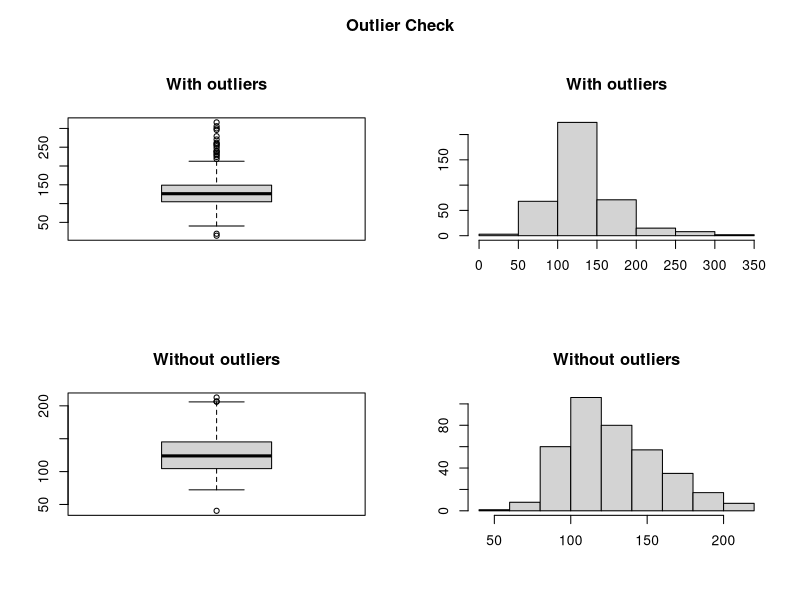
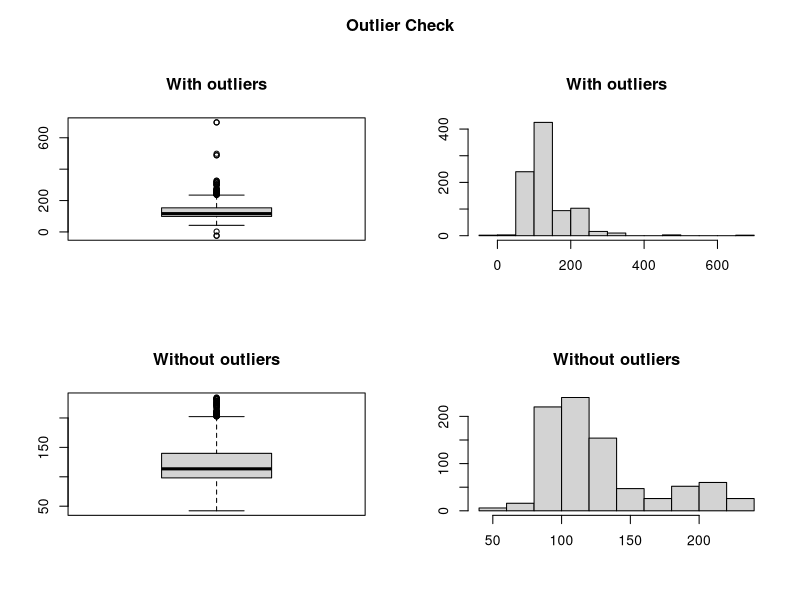
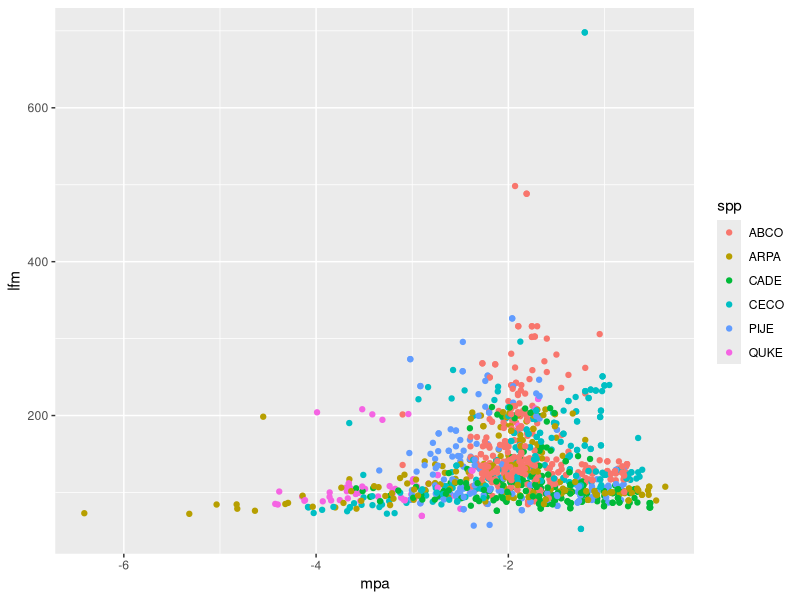

Write the R code that produced these figures, in order. (Note: this script raises an error after producing the figures.)
## ---- chunk 1
knitr::opts_chunk$set(echo = TRUE)
## ---- chunk 2
library(tidyverse)
library(here)
here = here::here
## ---- chunk 3
df_2020 <- readr::read_csv(here("raw-data", "field.summer.2020.csv"))
df_2021 <- readr::read_csv(here("raw-data", "summer2021.mpa.lfm.csv"))
## ---- chunk 4
df_2020[df_2020 == "ABCO "] <- "ABCO"

#source("http://goo.gl/UUyEzD") #outlier KD (original function)

    #The following function is derived from outlierKD (from above)
outlierKD2 <- function(dt, var) {
  var_name <- eval(substitute(var),eval(dt))
  tot <- sum(!is.na(var_name))
  na1 <- sum(is.na(var_name))
  m1 <- mean(var_name, na.rm = T)
  par(mfrow=c(2, 2), oma=c(0,0,3,0))
  boxplot(var_name, main="With outliers")
  hist(var_name, main="With outliers", xlab=NA, ylab=NA)
  outlier <- boxplot.stats(var_name)$out
  mo <- mean(outlier)
  var_name <- ifelse(var_name %in% outlier, NA, var_name)
  boxplot(var_name, main="Without outliers")
  hist(var_name, main="Without outliers", xlab=NA, ylab=NA)
  title("Outlier Check", outer=TRUE)
  na2 <- sum(is.na(var_name))
  message("Outliers identified: ", na2 - na1, " from ", tot, " observations")
  message("Proportion (%) of outliers: ", (na2 - na1) / tot*100)
  message("Mean of the outliers: ", mo)
  m2 <- mean(var_name, na.rm = T)
  message("Mean without removing outliers: ", m1)
  message("Mean if we remove outliers: ", m2)
    dt[as.character(substitute(var))] <- invisible(var_name)
    assign(as.character(as.list(match.call())$dt), dt, envir = .GlobalEnv)
    message("Outliers successfully removed", "\n")
    return(invisible(dt))
}

df_2020 <- df_2020 %>% 
  mutate(lfm.outliers.out = lfm)

outlierKD2(df_2020, lfm.outliers.out) #check for outliers and remove (happens in outliers.out column, lfm column still contains outliers)
## ---- chunk 5
##make column to take out outliers from lfm, while keeping column with original lfms too
df_2021 <- df_2021 %>%
  mutate(lfm.outliers.out = lfm)

outlierKD2(df_2021, lfm.outliers.out) #check for outliers and remove (happens in outliers.out column, lfm column still contains outliers)
## ---- chunk 6
df_2020_subset <- df_2020 %>% 
  select(spp, midday, lfm.outliers.out, date)

df_2021_subset <- df_2021 %>% 
  select(spp, midday, lfm.outliers.out, date)
## ---- chunk 7
df_lfm_mpa <- rbind(df_2020_subset, df_2021_subset) %>% 
  drop_na() %>% 
  mutate(lfm = lfm.outliers.out, 
         ate = lubridate::mdy(date), 
         mpa = midday) %>% 
  filter(lfm > 45, 
         #lfm < 250, 
         mpa < -.10) %>% 
  select(spp, lfm, mpa)

df_lfm_mpa %>% 
  ggplot(aes(y = lfm, x = mpa, color = spp)) +
  geom_point()

write_csv(df_lfm_mpa, here("processed-data", "seki_lfm_mpa_09062022.csv"))
  
## ---- chunk 8
mpa.predawn.2020.plot <- ggplot(data = df_2020, aes(x = doy, y = predawn)) +
  geom_point(size = 0.5) +
  geom_smooth(se = F, color = "black", size = 0.3, method = 'lm') +
  facet_wrap(~spp) + 
  labs(title = "2020 Predawn", x = "Day of Year", y = "Predawn (MPa)") +
  theme_bw()
mpa.predawn.2020.plot

mpa.midday.2020.plot <- ggplot(data = df_2020, aes(x = doy, y = midday)) +
  geom_point(size = 0.5) +
  geom_smooth(se = F, color = "black", size = 0.3, method = 'lm') +
  facet_wrap(~spp) + 
  labs(title = "2020 Midday", x = "Day of Year", y = "Midday (MPa)") +
  theme_bw()
mpa.midday.2020.plot
## ---- chunk 9
mpa.predawn.2021.plot <- ggplot(data = df_2021, aes(x = doy, y = predawn)) +
  geom_point(size = 0.5) +
  geom_smooth(method = 'lm', se = F, color = "black", size = 0.3) +
  facet_wrap(~spp) + 
  labs(title = "2021 Predawn", x = "Day of Year", y = "Predawn (MPa)") +
  theme_bw()
mpa.predawn.2021.plot

mpa.midday.2021.plot <- ggplot(data = df_2021, aes(x = doy, y = midday)) +
  geom_point(size = 0.5) +
  geom_smooth(method = 'lm', se = F, color = "black", size = 0.3) +
  facet_wrap(~spp) + 
  labs(title = "2021 Midday", x = "Day of Year", y = "Midday (MPa)") +
  theme_bw()
mpa.midday.2021.plot
## ---- chunk 10
lfm.2020.plot <- ggplot(data = df_2020, aes(x = doy, y = lfm)) +
  geom_point(size = 0.5) +
  geom_smooth(method = 'lm', se = F, color = "black", size = 0.3) +
  facet_wrap(~spp) + 
  labs(title = "2020 LFM", x = "Day of Year", y = "Live Fuel Moisture") +
  theme_bw()
lfm.2020.plot
## ---- chunk 11
lfm.2021.plot <- ggplot(data = df_2021, aes(x = doy, y = lfm)) +
  geom_point(size = 0.5) +
  geom_smooth(method = 'lm', se = F, color = "black", size = 0.3) +
  facet_wrap(~spp) + 
  labs(title = "2021 LFM", x = "Day of Year", y = "Live Fuel Moisture") +
  theme_bw()
lfm.2021.plot
## ---- chunk 12
df_2021.new <- df_2021 %>%
  filter(age == "new")

lfm.2021.new.plot <- ggplot(data = df_2021.new, aes(x = doy, y = lfm.outliers.out)) +
  geom_point(size = 0.5) +
  geom_smooth(method = 'lm', se = F, color = "black", size = 0.3) +
  facet_wrap(~spp) + 
  labs(title = "2021 LFM (New Growth)", x = "Day of Year", y = "Live Fuel Moisture") +
  theme_bw()
lfm.2021.new.plot

df_2021.old <- df_2021 %>% 
  filter(age == "old")
lfm.2021.old.plot <- ggplot(data = df_2021.old, aes(x = doy, y = lfm.outliers.out)) +
  geom_point(size = 0.5) +
  geom_smooth(method = 'lm', se = F, color = "black", size = 0.3) +
  facet_wrap(~spp) + 
  labs(title = "2021 LFM (Old Growth)", x = "Day of Year", y = "Live Fuel Moisture") +
  theme_bw()
lfm.2021.old.plot
## ---- chunk 13
df_2020 <- df_2020 %>% 
  mutate(mpa = (predawn + midday)/2)

df_2021 <- df_2021 %>% 
  mutate(predawn = as.numeric(predawn)) %>% 
  mutate(midday = as.numeric(midday)) %>% 
  mutate(mpa = (predawn + midday)/2)

lfm.vs.mpa.2020 <- ggplot(data = df_2020, aes(x = mpa, y = lfm)) +
  geom_point(size = 0.5) +
  geom_smooth(method = 'lm', se = F, color = 'black', size = 0.3) +
  facet_wrap(~spp) +
  labs(title = "2020 LFM vs. Water Potential", 
       x = "Avg Water Potential (MPa)", y = "Live Fuel Moisture") +
  theme_bw()
lfm.vs.mpa.2020

lfm.vs.mpa.2021 <- ggplot(data = df_2021, aes(x = mpa, y = lfm.outliers.out)) +
  geom_point(size = 0.5) +
  geom_smooth(method = 'lm', se = F, color = 'black', size = 0.3) +
  facet_wrap(~spp) +
  labs(title = "2021 LFM vs. Water Potential", 
       x = "Avg Water Potential (MPa)", y = "Live Fuel Moisture") +
  theme_bw()
lfm.vs.mpa.2021
## ---- chunk 14
lfm.vs.mid.2020 <- ggplot(data = df_2020, aes(x = midday, y = lfm)) +
  geom_point(size = 0.5) +
  geom_smooth(method = 'lm', se = F, color = 'black', size = 0.3) +
  facet_wrap(~spp) +
  labs(title = "2020 LFM vs. Midday Water Potential", 
       x = "Midday Water Potential (MPa)", y = "Live Fuel Moisture") +
  theme_bw()
lfm.vs.mid.2020

lfm.vs.mid.2021 <- ggplot(data = df_2021, aes(x = midday, y = lfm.outliers.out)) +
  geom_point(size = 0.5) +
  geom_smooth(method = 'lm', se = F, color = 'black', size = 0.3) +
  facet_wrap(~spp) +
  labs(title = "2021 LFM vs. Midday Water Potential", 
       x = "Midday Water Potential (MPa)", y = "Live Fuel Moisture") +
  theme_bw()
lfm.vs.mid.2021
## ---- chunk 15
site.labs <- c("Site 1", "Site 2")
names(site.labs) <- c(1,2)

mpa.predawn.2021.boxplot <- ggplot(data = df_2021, aes(x = as.character(doy), y = predawn)) +
  geom_boxplot() +
  facet_wrap(~site, labeller = labeller(site = site.labs)) +
  labs(title = "2021 Predawn Water Potential", 
       x = "Day of Year", y = "Predawn Water Potential") +
  theme_bw()     

mpa.predawn.2021.boxplot
## ---- chunk 16
mpa.midday.2021.boxplot <- ggplot(data = df_2021, aes(x = as.character(doy), y = midday)) +
  geom_boxplot() +
  facet_wrap(~site, labeller = labeller(site = site.labs)) +
  labs(title = "2021 Midday Water Potential", 
       x = "Day of Year", y = "Midday Water Potential") +
  theme_bw()     

mpa.midday.2021.boxplot
## ---- chunk 17
lfm.2021.boxplot <- ggplot(data = df_2021, aes(x = as.character(doy), y = lfm.outliers.out)) +
  geom_boxplot() +
  facet_wrap(~site, labeller = labeller(site = site.labs)) +
  labs(title = "2021 Live Fuel Moisture", 
       x = "Day of Year", y = "LFM") +
  theme_bw() 

lfm.2021.boxplot
## ---- chunk 18
df_oct2021 <- read.csv(here('raw-data/CZO_October_StemsLeaves.csv'))

outlierKD2(df_oct2021, lfm)
outlierKD2(df_oct2021, lfm_both)

df_oct2021_no_both <- df_oct2021 %>% 
  filter(spp != "QUKE") %>% 
  filter(spp != "CADE") %>% 
  filter(spp != "PIJE") %>% 
  filter(stem.leaves != 'both')

ggplot(data = df_oct2021_no_both, aes(x = lfm, y = lfm_both, color = stem.leaves)) +
  geom_point() +
  geom_abline() +
  labs(x = "LFM (separated)", y = "LFM (compiled)", color = "Stem or Leaves") +
  scale_color_discrete(name = "Stem or Leaves", labels = c("Leaves", "Stems")) +
  theme_bw()

ggplot(data = df_oct2021_no_both, aes(x = lfm, y = lfm_both, color = stem.leaves)) +
  geom_point() +
  geom_abline() +
  labs(x = "LFM (separated)", y = "LFM (compiled)", color = "Stem or Leaves") +
  scale_color_discrete(name = "Stem or Leaves", labels = c("Leaves", "Stems")) +
  facet_grid(~spp) +
  theme_bw()
## ---- chunk 19
ggplot(data = df_oct2021_no_both, aes(x = spp, y = lfm, fill = stem.leaves)) +
  geom_boxplot() +
  labs(x = "Species", y = "LFM", fill = "Stem or Leaves") +
  scale_fill_discrete(name = "Stem or Leaves", labels = c("Leaves", "Stems")) +
  theme_bw()
## ---- chunk 20
df_2021 <- df_2021 %>% 
  mutate(diff_mpa = midday - predawn)

ggplot(data = df_2021, aes(x = as.character(doy), y = diff_mpa)) +
  geom_boxplot() +
  facet_wrap(~site) +
  labs(x = "Day of Year", y = "Difference Between Middays and Predawns") +
  theme_bw()
## ---- chunk 21
df_2021_no_pq <- df_2021 %>% 
  filter(spp != "PIJE") %>% 
  filter(spp != 'QUKE')

ggplot(data = df_2021_no_pq, aes(x = as.character(doy), y = diff_mpa)) +
  geom_boxplot() +
  facet_grid(spp~site) +
  labs(x = "Day of Year", y = "Difference Between Middays and Predawns") +
  theme_bw()

df_2021_pq_only <- df_2021 %>% 
  filter(spp == 'PIJE'| spp == 'QUKE')

ggplot(data = df_2021_pq_only, aes(x = as.character(doy), y = diff_mpa)) +
  geom_boxplot() +
  facet_grid(~spp) +
  labs(x = "Day of Year", y = "Difference Between Middays and Predawns") +
  theme_bw()
## ---- chunk 22
df_2021_late <- df_2021 %>% 
  filter(doy != 114) %>% filter(doy != 134) %>% filter(doy != 135) %>% filter(doy != 166) %>%  filter(doy != 167) %>%    #filtering out first three trips of the season
  filter(doy!=289) %>% filter(doy!=290)  #filtering out last trip of season (wetter)

df_2021_late_old <- df_2021_late %>% 
  filter(age == 'old') # only old growth

lfm.vs.mid.late.old.2021 <- ggplot(data = df_2021_late_old, aes(x = midday, y = lfm.outliers.out)) +
  geom_point(size = 0.5) +
  geom_smooth(method = 'lm', se = F, color = 'black', size = 0.3) +
  facet_wrap(~spp) +
  labs(title = "2021 LFM vs. Midday Water Potential (Late Season)", 
       x = "Midday Water Potential (MPa)", y = "Live Fuel Moisture (*Old* Growth)") +
  theme_bw()
lfm.vs.mid.late.old.2021
## ---- chunk 23
lfm.vs.mid.late.2021 <- ggplot(data = df_2021_late, aes(x = midday, y = lfm.outliers.out, color = age)) +
  geom_point(size = 0.5) +
  geom_smooth(method = 'lm', se = F, color = 'black', size = 0.3) +
  facet_wrap(~spp) +
  labs(title = "2021 LFM vs. Midday Water Potential (Late Season)", 
       x = "Midday Water Potential (MPa)", y = "Live Fuel Moisture") +
  theme_bw()

lfm.vs.mid.late.2021
